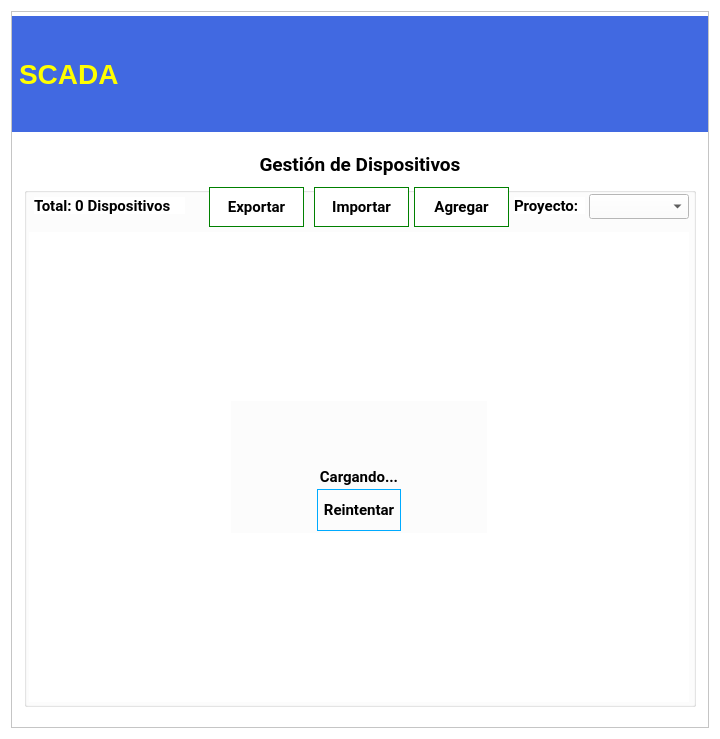
<?xml version="1.0" encoding="UTF-8"?>
<ui version="4.0">
 <class>DispositvoModal</class>
 <widget class="QWidget" name="DispositvoModal">
  <property name="windowModality">
   <enum>Qt::WindowModal</enum>
  </property>
  <property name="geometry">
   <rect>
    <x>0</x>
    <y>0</y>
    <width>720</width>
    <height>739</height>
   </rect>
  </property>
  <property name="sizePolicy">
   <sizepolicy hsizetype="Preferred" vsizetype="Maximum">
    <horstretch>0</horstretch>
    <verstretch>0</verstretch>
   </sizepolicy>
  </property>
  <property name="minimumSize">
   <size>
    <width>480</width>
    <height>720</height>
   </size>
  </property>
  <property name="font">
   <font>
    <family>Noto Serif</family>
    <pointsize>11</pointsize>
    <weight>75</weight>
    <bold>true</bold>
   </font>
  </property>
  <property name="contextMenuPolicy">
   <enum>Qt::NoContextMenu</enum>
  </property>
  <property name="windowTitle">
   <string>Sistema SCADA</string>
  </property>
  <property name="windowIcon">
   <iconset>
    <normaloff>../../../../../.designer/if_16_1751363.ico</normaloff>../../../../../.designer/if_16_1751363.ico</iconset>
  </property>
  <property name="styleSheet">
   <string notr="true">background-color: rgb(255, 255, 255);</string>
  </property>
  <property name="inputMethodHints">
   <set>Qt::ImhSensitiveData</set>
  </property>
  <layout class="QVBoxLayout" name="verticalLayout">
   <item>
    <widget class="QFrame" name="MainFrame">
     <property name="minimumSize">
      <size>
       <width>360</width>
       <height>0</height>
      </size>
     </property>
     <property name="frameShape">
      <enum>QFrame::StyledPanel</enum>
     </property>
     <property name="frameShadow">
      <enum>QFrame::Raised</enum>
     </property>
     <layout class="QVBoxLayout" name="verticalLayout_2">
      <property name="spacing">
       <number>0</number>
      </property>
      <property name="leftMargin">
       <number>0</number>
      </property>
      <property name="topMargin">
       <number>0</number>
      </property>
      <property name="rightMargin">
       <number>0</number>
      </property>
      <property name="bottomMargin">
       <number>20</number>
      </property>
      <item>
       <widget class="QFrame" name="TitleFrame">
        <property name="maximumSize">
         <size>
          <width>16777215</width>
          <height>16777215</height>
         </size>
        </property>
        <property name="frameShape">
         <enum>QFrame::NoFrame</enum>
        </property>
        <property name="frameShadow">
         <enum>QFrame::Plain</enum>
        </property>
        <layout class="QGridLayout" name="gridLayout">
         <property name="leftMargin">
          <number>0</number>
         </property>
         <property name="topMargin">
          <number>0</number>
         </property>
         <property name="rightMargin">
          <number>0</number>
         </property>
         <property name="bottomMargin">
          <number>0</number>
         </property>
         <property name="spacing">
          <number>0</number>
         </property>
         <item row="0" column="0">
          <widget class="QLabel" name="lblUDB">
           <property name="sizePolicy">
            <sizepolicy hsizetype="Maximum" vsizetype="Maximum">
             <horstretch>0</horstretch>
             <verstretch>0</verstretch>
            </sizepolicy>
           </property>
           <property name="minimumSize">
            <size>
             <width>0</width>
             <height>116</height>
            </size>
           </property>
           <property name="maximumSize">
            <size>
             <width>16777215</width>
             <height>116</height>
            </size>
           </property>
           <property name="styleSheet">
            <string notr="true">background-color: rgb(65, 105, 225);
margin:0px;</string>
           </property>
           <property name="frameShape">
            <enum>QFrame::NoFrame</enum>
           </property>
           <property name="text">
            <string/>
           </property>
           <property name="pixmap">
            <pixmap resource="../../resources/resources.qrc">:/source/img/logo.png</pixmap>
           </property>
           <property name="alignment">
            <set>Qt::AlignRight|Qt::AlignTrailing|Qt::AlignVCenter</set>
           </property>
          </widget>
         </item>
         <item row="0" column="2">
          <widget class="QFrame" name="ExitFrame">
           <property name="sizePolicy">
            <sizepolicy hsizetype="Maximum" vsizetype="Minimum">
             <horstretch>0</horstretch>
             <verstretch>0</verstretch>
            </sizepolicy>
           </property>
           <property name="minimumSize">
            <size>
             <width>0</width>
             <height>116</height>
            </size>
           </property>
           <property name="maximumSize">
            <size>
             <width>16777215</width>
             <height>116</height>
            </size>
           </property>
           <property name="styleSheet">
            <string notr="true">background-color: rgb(65, 105, 225);</string>
           </property>
           <property name="frameShape">
            <enum>QFrame::NoFrame</enum>
           </property>
           <property name="frameShadow">
            <enum>QFrame::Plain</enum>
           </property>
           <property name="lineWidth">
            <number>0</number>
           </property>
           <layout class="QGridLayout" name="gridLayout_4">
            <property name="leftMargin">
             <number>0</number>
            </property>
            <property name="topMargin">
             <number>0</number>
            </property>
            <property name="rightMargin">
             <number>0</number>
            </property>
            <property name="bottomMargin">
             <number>0</number>
            </property>
            <property name="spacing">
             <number>0</number>
            </property>
            <item row="0" column="1">
             <widget class="QPushButton" name="btnExit">
              <property name="sizePolicy">
               <sizepolicy hsizetype="Maximum" vsizetype="Maximum">
                <horstretch>0</horstretch>
                <verstretch>0</verstretch>
               </sizepolicy>
              </property>
              <property name="maximumSize">
               <size>
                <width>32</width>
                <height>32</height>
               </size>
              </property>
              <property name="layoutDirection">
               <enum>Qt::RightToLeft</enum>
              </property>
              <property name="text">
               <string/>
              </property>
              <property name="icon">
               <iconset resource="../../resources/resources.qrc">
                <normaloff>:/source/img/Cancelar.png</normaloff>:/source/img/Cancelar.png</iconset>
              </property>
              <property name="iconSize">
               <size>
                <width>24</width>
                <height>24</height>
               </size>
              </property>
              <property name="flat">
               <bool>true</bool>
              </property>
             </widget>
            </item>
            <item row="0" column="0" rowspan="2">
             <widget class="QLabel" name="lblIIE">
              <property name="sizePolicy">
               <sizepolicy hsizetype="Maximum" vsizetype="Preferred">
                <horstretch>0</horstretch>
                <verstretch>0</verstretch>
               </sizepolicy>
              </property>
              <property name="maximumSize">
               <size>
                <width>16777215</width>
                <height>116</height>
               </size>
              </property>
              <property name="styleSheet">
               <string notr="true">background-color: rgb(65, 105, 225);
margin:0px;</string>
              </property>
              <property name="text">
               <string/>
              </property>
              <property name="pixmap">
               <pixmap resource="../../resources/resources.qrc">:/source/img/iiie.png</pixmap>
              </property>
              <property name="scaledContents">
               <bool>false</bool>
              </property>
              <property name="alignment">
               <set>Qt::AlignCenter</set>
              </property>
             </widget>
            </item>
           </layout>
          </widget>
         </item>
         <item row="0" column="1">
          <widget class="QLabel" name="lblSCADA">
           <property name="sizePolicy">
            <sizepolicy hsizetype="Minimum" vsizetype="Maximum">
             <horstretch>0</horstretch>
             <verstretch>0</verstretch>
            </sizepolicy>
           </property>
           <property name="minimumSize">
            <size>
             <width>250</width>
             <height>116</height>
            </size>
           </property>
           <property name="maximumSize">
            <size>
             <width>16777215</width>
             <height>116</height>
            </size>
           </property>
           <property name="font">
            <font>
             <pointsize>21</pointsize>
             <weight>75</weight>
             <bold>true</bold>
            </font>
           </property>
           <property name="autoFillBackground">
            <bool>false</bool>
           </property>
           <property name="styleSheet">
            <string notr="true">color: rgb(255, 255, 0);background-color: rgb(65, 105, 225);
margin:0px;</string>
           </property>
           <property name="text">
            <string>SCADA</string>
           </property>
          </widget>
         </item>
        </layout>
       </widget>
      </item>
      <item>
       <widget class="QLabel" name="lblTitle">
        <property name="sizePolicy">
         <sizepolicy hsizetype="Minimum" vsizetype="Maximum">
          <horstretch>0</horstretch>
          <verstretch>0</verstretch>
         </sizepolicy>
        </property>
        <property name="maximumSize">
         <size>
          <width>16777215</width>
          <height>51</height>
         </size>
        </property>
        <property name="font">
         <font>
          <family>Roboto</family>
          <pointsize>14</pointsize>
          <weight>75</weight>
          <bold>true</bold>
         </font>
        </property>
        <property name="styleSheet">
         <string notr="true">margin-top:5px;</string>
        </property>
        <property name="text">
         <string>Gestión de Dispositivos</string>
        </property>
        <property name="alignment">
         <set>Qt::AlignCenter</set>
        </property>
       </widget>
      </item>
      <item alignment="Qt::AlignHCenter">
       <widget class="QGroupBox" name="ContentBox">
        <property name="sizePolicy">
         <sizepolicy hsizetype="Fixed" vsizetype="Fixed">
          <horstretch>0</horstretch>
          <verstretch>0</verstretch>
         </sizepolicy>
        </property>
        <property name="minimumSize">
         <size>
          <width>672</width>
          <height>520</height>
         </size>
        </property>
        <property name="font">
         <font>
          <family>Roboto</family>
          <pointsize>11</pointsize>
          <weight>75</weight>
          <bold>true</bold>
         </font>
        </property>
        <property name="styleSheet">
         <string notr="true">background-color: rgb(255, 255, 255);</string>
        </property>
        <widget class="QPushButton" name="btnAgregar">
         <property name="geometry">
          <rect>
           <x>390</x>
           <y>0</y>
           <width>95</width>
           <height>40</height>
          </rect>
         </property>
         <property name="sizePolicy">
          <sizepolicy hsizetype="Fixed" vsizetype="Fixed">
           <horstretch>0</horstretch>
           <verstretch>0</verstretch>
          </sizepolicy>
         </property>
         <property name="minimumSize">
          <size>
           <width>92</width>
           <height>38</height>
          </size>
         </property>
         <property name="maximumSize">
          <size>
           <width>128</width>
           <height>48</height>
          </size>
         </property>
         <property name="font">
          <font>
           <family>Roboto</family>
           <pointsize>11</pointsize>
           <weight>75</weight>
           <bold>true</bold>
          </font>
         </property>
         <property name="styleSheet">
          <string notr="true">border:1px solid green;top:0px;</string>
         </property>
         <property name="text">
          <string>Agregar</string>
         </property>
         <property name="icon">
          <iconset resource="../../resources/resources.qrc">
           <normaloff>:/source/img/Agregar.png</normaloff>:/source/img/Agregar.png</iconset>
         </property>
         <property name="iconSize">
          <size>
           <width>24</width>
           <height>24</height>
          </size>
         </property>
         <property name="shortcut">
          <string notr="true"/>
         </property>
         <property name="checkable">
          <bool>false</bool>
         </property>
         <property name="flat">
          <bool>true</bool>
         </property>
        </widget>
        <widget class="QPushButton" name="btnExportar">
         <property name="geometry">
          <rect>
           <x>185</x>
           <y>0</y>
           <width>95</width>
           <height>40</height>
          </rect>
         </property>
         <property name="minimumSize">
          <size>
           <width>92</width>
           <height>38</height>
          </size>
         </property>
         <property name="maximumSize">
          <size>
           <width>128</width>
           <height>48</height>
          </size>
         </property>
         <property name="font">
          <font>
           <family>Roboto</family>
           <pointsize>11</pointsize>
           <weight>75</weight>
           <bold>true</bold>
          </font>
         </property>
         <property name="styleSheet">
          <string notr="true">border:1px solid green;</string>
         </property>
         <property name="text">
          <string>Exportar</string>
         </property>
         <property name="icon">
          <iconset resource="../../resources/resources.qrc">
           <normaloff>:/source/img/Exportar.png</normaloff>:/source/img/Exportar.png</iconset>
         </property>
         <property name="iconSize">
          <size>
           <width>24</width>
           <height>24</height>
          </size>
         </property>
         <property name="shortcut">
          <string notr="true"/>
         </property>
         <property name="checkable">
          <bool>false</bool>
         </property>
         <property name="flat">
          <bool>true</bool>
         </property>
        </widget>
        <widget class="QPushButton" name="btnImportar">
         <property name="geometry">
          <rect>
           <x>290</x>
           <y>0</y>
           <width>95</width>
           <height>40</height>
          </rect>
         </property>
         <property name="minimumSize">
          <size>
           <width>92</width>
           <height>38</height>
          </size>
         </property>
         <property name="maximumSize">
          <size>
           <width>128</width>
           <height>48</height>
          </size>
         </property>
         <property name="font">
          <font>
           <family>Roboto</family>
           <pointsize>11</pointsize>
           <weight>75</weight>
           <bold>true</bold>
          </font>
         </property>
         <property name="styleSheet">
          <string notr="true">border:1px solid green;</string>
         </property>
         <property name="text">
          <string>Importar</string>
         </property>
         <property name="icon">
          <iconset resource="../../resources/resources.qrc">
           <normaloff>:/source/img/Importar-SM.png</normaloff>:/source/img/Importar-SM.png</iconset>
         </property>
         <property name="iconSize">
          <size>
           <width>24</width>
           <height>24</height>
          </size>
         </property>
         <property name="shortcut">
          <string notr="true"/>
         </property>
         <property name="checkable">
          <bool>false</bool>
         </property>
         <property name="flat">
          <bool>true</bool>
         </property>
        </widget>
        <widget class="QScrollArea" name="ContainerScroll">
         <property name="geometry">
          <rect>
           <x>5</x>
           <y>45</y>
           <width>660</width>
           <height>470</height>
          </rect>
         </property>
         <property name="minimumSize">
          <size>
           <width>660</width>
           <height>470</height>
          </size>
         </property>
         <property name="frameShape">
          <enum>QFrame::NoFrame</enum>
         </property>
         <property name="lineWidth">
          <number>0</number>
         </property>
         <property name="widgetResizable">
          <bool>true</bool>
         </property>
         <widget class="QWidget" name="ScrollContainer">
          <property name="geometry">
           <rect>
            <x>0</x>
            <y>0</y>
            <width>660</width>
            <height>470</height>
           </rect>
          </property>
          <layout class="QVBoxLayout" name="verticalLayout_3">
           <property name="spacing">
            <number>0</number>
           </property>
           <property name="leftMargin">
            <number>0</number>
           </property>
           <property name="topMargin">
            <number>0</number>
           </property>
           <property name="rightMargin">
            <number>0</number>
           </property>
           <property name="bottomMargin">
            <number>0</number>
           </property>
           <item alignment="Qt::AlignHCenter|Qt::AlignVCenter">
            <widget class="QFrame" name="UtilsFrame">
             <property name="minimumSize">
              <size>
               <width>256</width>
               <height>132</height>
              </size>
             </property>
             <property name="maximumSize">
              <size>
               <width>128</width>
               <height>128</height>
              </size>
             </property>
             <property name="styleSheet">
              <string notr="true">background-color: rgb(252, 252, 252);</string>
             </property>
             <property name="frameShape">
              <enum>QFrame::NoFrame</enum>
             </property>
             <property name="frameShadow">
              <enum>QFrame::Plain</enum>
             </property>
             <property name="lineWidth">
              <number>0</number>
             </property>
             <layout class="QVBoxLayout" name="utilsLayout">
              <property name="spacing">
               <number>0</number>
              </property>
              <property name="leftMargin">
               <number>0</number>
              </property>
              <property name="topMargin">
               <number>0</number>
              </property>
              <property name="rightMargin">
               <number>0</number>
              </property>
              <property name="bottomMargin">
               <number>0</number>
              </property>
              <item alignment="Qt::AlignHCenter">
               <widget class="QLabel" name="Status">
                <property name="maximumSize">
                 <size>
                  <width>64</width>
                  <height>64</height>
                 </size>
                </property>
                <property name="text">
                 <string/>
                </property>
                <property name="pixmap">
                 <pixmap resource="../../resources/resources.qrc">:/source/img/Cargando.gif</pixmap>
                </property>
                <property name="scaledContents">
                 <bool>true</bool>
                </property>
               </widget>
              </item>
              <item>
               <widget class="QLabel" name="lblStatus">
                <property name="maximumSize">
                 <size>
                  <width>16777215</width>
                  <height>24</height>
                 </size>
                </property>
                <property name="font">
                 <font>
                  <family>Roboto</family>
                  <pointsize>11</pointsize>
                  <weight>75</weight>
                  <bold>true</bold>
                 </font>
                </property>
                <property name="text">
                 <string>Cargando...</string>
                </property>
                <property name="alignment">
                 <set>Qt::AlignCenter</set>
                </property>
               </widget>
              </item>
              <item alignment="Qt::AlignHCenter">
               <widget class="QPushButton" name="btnReload">
                <property name="minimumSize">
                 <size>
                  <width>0</width>
                  <height>16</height>
                 </size>
                </property>
                <property name="maximumSize">
                 <size>
                  <width>132</width>
                  <height>42</height>
                 </size>
                </property>
                <property name="font">
                 <font>
                  <family>Roboto</family>
                  <pointsize>11</pointsize>
                  <weight>75</weight>
                  <bold>true</bold>
                 </font>
                </property>
                <property name="styleSheet">
                 <string notr="true">border: 1px solid rgb(0, 170, 255);padding:5px;</string>
                </property>
                <property name="text">
                 <string>Reintentar</string>
                </property>
                <property name="icon">
                 <iconset resource="../../resources/resources.qrc">
                  <normaloff>:/source/img/retry.png</normaloff>:/source/img/retry.png</iconset>
                </property>
                <property name="iconSize">
                 <size>
                  <width>24</width>
                  <height>24</height>
                 </size>
                </property>
                <property name="flat">
                 <bool>true</bool>
                </property>
               </widget>
              </item>
             </layout>
            </widget>
           </item>
          </layout>
         </widget>
        </widget>
        <widget class="QLabel" name="txtCount">
         <property name="geometry">
          <rect>
           <x>10</x>
           <y>10</y>
           <width>151</width>
           <height>17</height>
          </rect>
         </property>
         <property name="font">
          <font>
           <family>Roboto</family>
           <pointsize>11</pointsize>
           <weight>75</weight>
           <bold>true</bold>
          </font>
         </property>
         <property name="text">
          <string>Total: 0 Dispositivos</string>
         </property>
        </widget>
        <widget class="QLabel" name="lblProyecto">
         <property name="geometry">
          <rect>
           <x>490</x>
           <y>10</y>
           <width>71</width>
           <height>17</height>
          </rect>
         </property>
         <property name="font">
          <font>
           <family>Roboto</family>
           <pointsize>11</pointsize>
           <weight>75</weight>
           <bold>true</bold>
          </font>
         </property>
         <property name="text">
          <string>Proyecto:</string>
         </property>
        </widget>
        <widget class="QComboBox" name="comboBox">
         <property name="geometry">
          <rect>
           <x>565</x>
           <y>7</y>
           <width>100</width>
           <height>25</height>
          </rect>
         </property>
         <property name="insertPolicy">
          <enum>QComboBox::InsertAtTop</enum>
         </property>
        </widget>
       </widget>
      </item>
     </layout>
    </widget>
   </item>
  </layout>
 </widget>
 <resources>
  <include location="../../resources/resources.qrc"/>
  <include location="../../resources/resources.qrc"/>
  <include location="../../resources/resources.qrc"/>
 </resources>
 <connections/>
</ui>
